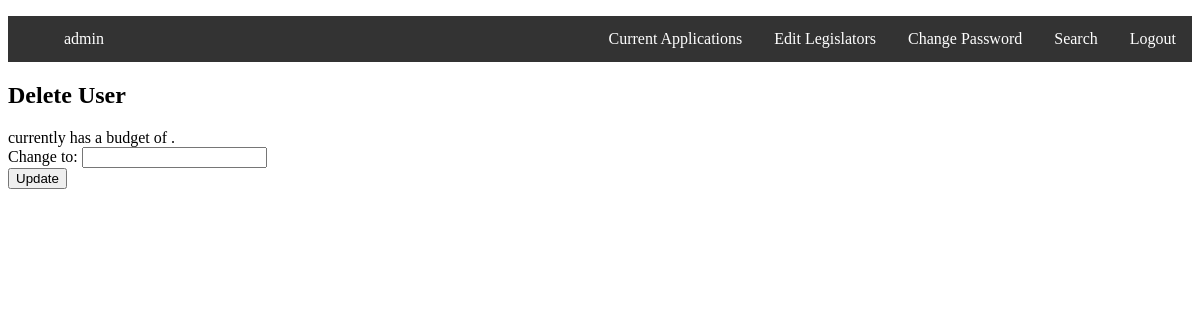
The page /html/user/updateBudget.php?email=jamiekiel@me.com (signed in) on the database as committed earlier.
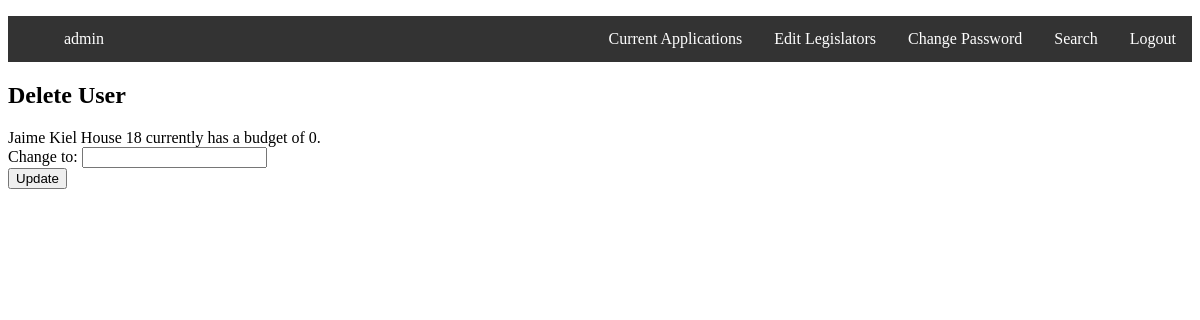
The same page on the database as committed later.
### tables this page shows
CREATE TABLE `Legislators` (
  `name` varchar(30) NOT NULL,
  `email` varchar(80) DEFAULT NULL,
  `budget` double DEFAULT NULL
);

### html/user/updateBudget.php (the view, shortened to what this page needs)
<?php
$email = $_GET['email'];
require 'dbconnect.php';
$sql = "SELECT * FROM `Legislators` WHERE `email` = '$email'";
$result = $conn->query($sql);
if ($result->num_rows == 1) {
    $row = $result->fetch_assoc();
    $leg = $row['name'];
    $budget = $row['budget'];
    $email = $row['email'];
}
?>
<!DOCTYPE html>
<html>
    <head>
        <link rel='stylesheet' type='text/css' href='adminStyle.css'>
    </head>
    <body>
        <?php include "nav_bar.php"; ?>
        <h2>Delete User</h2>
        <p id="response"><?php echo $leg ?> currently has a budget of <?php echo $budget?>.<br>
            Change to: <input type='number' id='newBudget'></br>
            <input type='button' value='Update' onclick='updateBudget("<?php echo $email ?>")'>
</body>
</html>

Rows that differ between the two databases and show on the page:
added legislators: name "Jaime Kiel House 18", budget "0"
